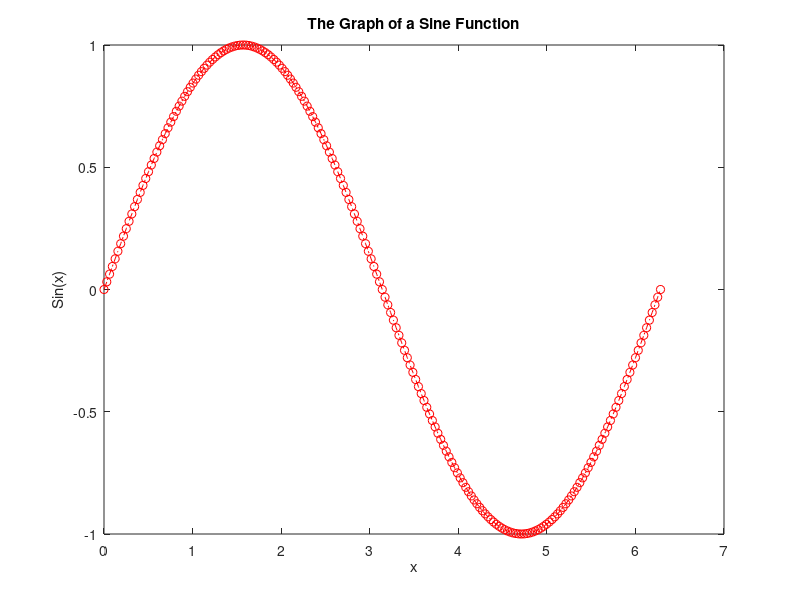

Here is the MATLAB script that generated this plot:
x = 0:pi/100:2*pi;  %Assigning X-axis from 0 to 2pi
y = sin(x);         %On Y-axis, we plot the corresponding Sine curve
plot(x,y,'-.or')    %Plotting x and y with dash-dot-circle line in Red color
xlabel('x')         %Labelling the X-axis on plot
ylabel('Sin(x)')    %Labelling the Y-axis on plot
title('The Graph of a Sine Function') %Naming the plot
